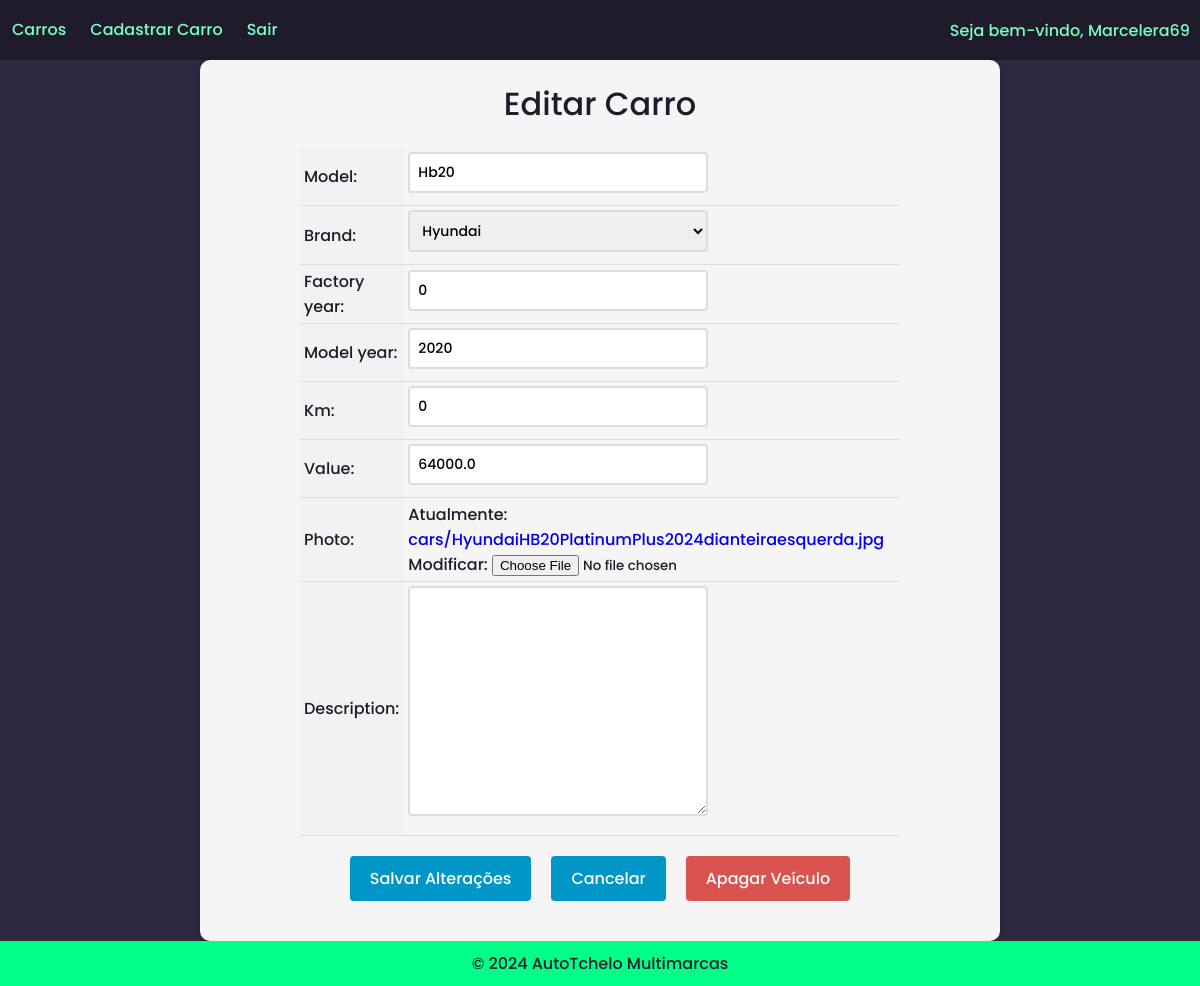
The page /car/2/update (signed in) on the database its author committed.
### cars/models.py (models this page shows, shortened)
class Car(models.Model):
    id = models.AutoField(primary_key=True)
    model = models.CharField(max_length=200)
    brand = models.ForeignKey(Brand, on_delete=models.PROTECT, related_name='car_brand')
    factory_year= models.IntegerField()
    model_year= models.IntegerField()
    km = models.IntegerField()
    value= models.FloatField()
    photo = models.ImageField(upload_to='cars/')
    description = models.TextField(max_length=1500, blank=True, null=True)

class Brand(models.Model):
    id = models.AutoField(primary_key=True)
    name = models.CharField(max_length=200)
    def __str__(self):
        return self.name

### cars/views.py (the view, shortened to what this page needs)
# urls.py: path('car/<int:pk>/update', CarUpdateView.as_view(), name='car_update'),
@method_decorator(login_required(login_url='login'), name='dispatch')
class CarUpdateView(UpdateView):
    model = Car
    form_class = CarForm
    template_name = 'car_update.html'

### cars/forms.py (shortened to what this page needs)
class CarForm(forms.ModelForm):
    class Meta():
        model = Car
        fields = '__all__'

### cars/templates/car_update.html (shortened to what this page needs)
{% extends "base.html" %}
{% block content %}
  <form method="post" enctype="multipart/form-data">
    <h1>Editar Carro</h1>
    <table>
      {{ form.as_table }}
    </table>
    <div>
      <div class="buttons-container">
        <input type="submit" value="Salvar Alterações" class="btn btn-primary">
        <a href="{% url 'cars_list' %}" class="btn btn-secondary">Cancelar</a>
        <a href="{% url 'car_delete' pk=object.pk %}" class="btn btn-danger">Apagar Veículo</a>
       </div>
      </div>
  </form>
{% endblock %}

### app/templates/base.html (shortened to what this page needs)
<!DOCTYPE html>
<html lang="pt-br">
<head>
</head>
<body>
  <header>
    <nav>
      <div class="botoes-navegacao" id="botoes">
        <ul>
          <li><a href="{% url 'cars_list' %}">Carros</a></li>
          {% if user.is_authenticated %}
            <li><a href="{% url 'new_car' %}">Cadastrar Carro</a></li>
            <li><a href="{% url 'logout' %}">Sair</a></li>
          {% endif %}
        </ul>
      </div>
      {% if user.is_authenticated %}
      <div class="bemvindo-user">
        <p>Seja bem-vindo, {{user.username}}</p>
      </div>
      {% endif %}
    </nav>
  </header>
  <main>
    {% block content %}
    {% endblock %}
  </main>
  <footer>
    <p>&copy; 2024 AutoTchelo Multimarcas</p>
  </footer>
</body>
</html>

### app/templates/base.html (style rules this page uses)
* { margin: 0px; padding: 0px; box-sizing: border-box; font-family: "Poppins", sans-serif; font-weight: 500; font-style: normal; }
body { font-family: 'Poppins', sans-serif; background-color: #f7f7f7; color: #201b2c; margin: 0; padding: 0; }
header { background-color: #0096c7; color: #fff; text-align: center; }
footer { background-color: #00ff88; color: #201b2c; text-align: center; }
footer > p { padding: 10px; margin: 0px; }
nav { display: flex; justify-content: space-between; align-items: center; background-color: #201b2c; color: #fff; height: 60px; box-shadow: 0px 5px 7px #0000001c; z-index: 0; }
nav ul { list-style: none; margin: 0; padding: 0; display: flex; }
nav ul li { margin: 2px; padding: 0px; padding: 16px 10px; transition: all 0.1s ease; border-bottom: 2px solid #201b2c ; }
nav ul li a { color: #77ffc0; text-decoration: none; font-size: 16px; border-radius: 2px; display: block; transition: all 0.3s ease; }
div.bemvindo-user { font-size: medium; color: #77ffc0; padding: 0px 10px; }

### cars/templates/car_update.html (style rules this page uses)
body { background-color: #2f2841; }
main { background-color: #2f2841; }
form { max-width: 800px; margin: 0 auto; padding: 20px; background-color: #f5f5f5; border-radius: 10px; box-shadow: 0 2px 6px rgba(0, 0, 0, 0.2); }
form h1 { font-size: 2rem; margin-bottom: 20px; text-align: center; }
table { margin: 0 auto; border-collapse: collapse; width: 100%; max-width: 600px; }
th, td { padding: 4px; text-align: left; border-bottom: 1px solid #ddd; }
th { background-color: #f2f2f2; }
input[type="text"], input[type="number"], select, textarea { padding: 8px; font-size: 14px; border: 2px solid #ddd; border-radius: 4px; width: 100%; max-width: 300px; margin-bottom: 8px; transition: border-bottom-color 0.3s ease-in-out; }
.btn { background-color: #0096c7; color: #fff; border: none; padding: 10px 20px; font-size: 16px; border-radius: 4px; cursor: pointer; transition: background-color 0.3s ease-in-out; }
.buttons-container { display: flex; justify-content: center; margin-top: 20px; margin-bottom: 20px; }
.btn { display: inline-block; background-color: #0096c7; color: #fff; border: none; padding: 10px 20px; font-size: 16px; border-radius: 4px; cursor: pointer; transition: background-color 0.2s ease-in-out; margin: 0 10px; }
.btn-danger { background-color: #d9534f; text-decoration: none !important; }
a { text-decoration: none !important; }

### rows shown on the page
Car: model "Hb20", brand "Hyundai", factory_year "0", model_year "2020", km "0", value "64000.0"

### other values the page prints
{{ user.username }} "Marcelera69"
